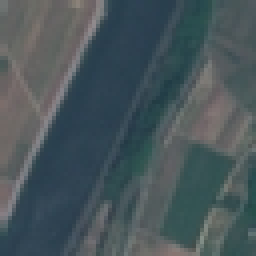
#> input picture River/images/River_1.jpg, 64 x 64 px (shown 4 times larger); its folder holds 4 pictures in this run
$ python visualize.py
#> lines starting #> are read from the running program, lines starting #| are printed output that depends on the picture
### River/load_river.py
import numpy as np
import glob
from PIL import Image
from matplotlib import pyplot as plt


def load(n_images):

#> called with n_images = 1
    images = np.zeros((10, 64, 64, 3), dtype=np.int64)
    for i, image in enumerate(glob.glob('./River/images/*')):
        im_frame = Image.open(image)
#> im_frame is the input picture: PIL image 64x64 RGB; mean R, G, B 72.7, 85.9, 90.6
        x = np.array(im_frame)

        images[i, :, :, :] = x

    return images[:n_images, :, :, :]

### modules/Embedding.py
import warnings

import numpy as np
from sklearn.neighbors import kneighbors_graph
from scipy.linalg import eigh
import networkx as nx

from modules.heat_kernel import rbf


class Spectral_Embedding():

    def __init__(self, n_dimensions, neighbors, rbf_on=False, t=10):
        self.k = None
        self.adj_matrix = None
        self.eigen_values = None
        self.eigen_vectors = None
        self.n_zero_values = 1
        self.n_dimensions = n_dimensions
        self.t = t
        self.neighbors = neighbors
        self.rbf_on = rbf_on

    def transform(self, data):
        # graph
        adj_matrix_obj = kneighbors_graph(data, n_neighbors=self.neighbors,
                                        metric='euclidean',
                                        mode='connectivity',
                                        include_self=True)
        # graph to numpy
        self.adj_matrix = adj_matrix_obj.toarray()
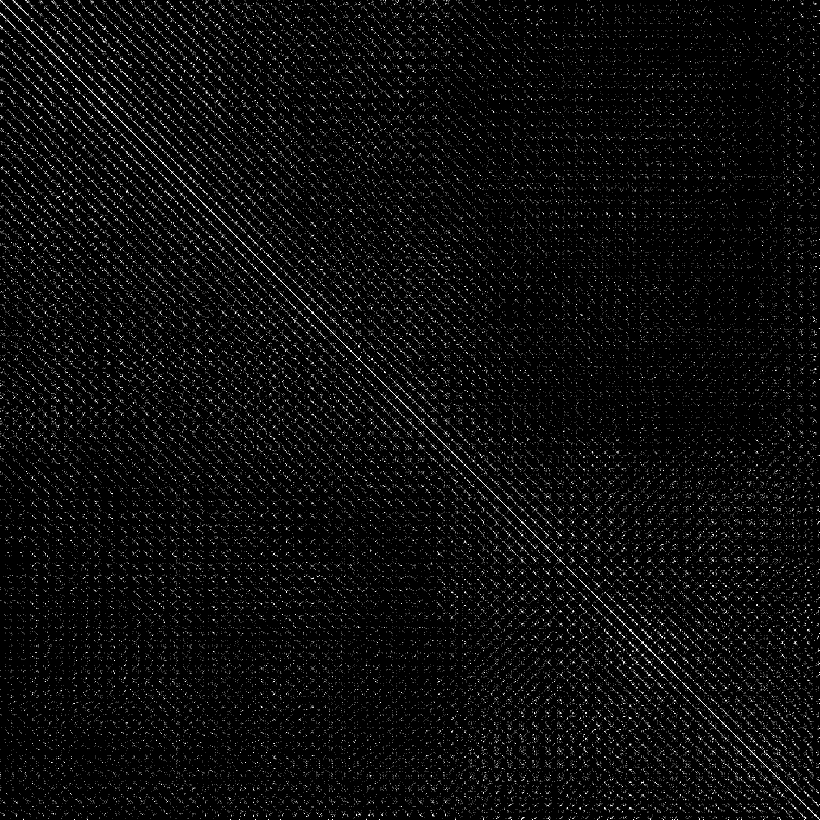
#> self.adj_matrix: shape (4096, 4096) float64 (shown at 1/5 size); values 0 (black) and 1 (white), 0.98% white in thin lines or dots

        if self.rbf_on:
            self.adj_matrix *= rbf(data, data, self.t)

        # check for symmetry
        is_symmetric = np.allclose(self.adj_matrix, self.adj_matrix.T,
                                   rtol=1e-05, atol=1e-08)

        if not is_symmetric:
            self.adj_matrix = (self.adj_matrix + self.adj_matrix.T) / 2

        # check for fully connected graph
        G = nx.from_numpy_array(self.adj_matrix)
        self.n_zero_values = nx.number_connected_components(G)

        print()
        print(f"Connected Components of Graph: {self.n_zero_values}")

        if self.n_zero_values != 1:
            warnings.warn("Graph is not fully connected !")

        # compute degree matrix
        D = self.adj_matrix.sum(axis=1)
        D = np.diag(D)

        Laplacian = D - self.adj_matrix

        # if solve the generalized problem -> L = normalized (random walk)
        # if solve simple eigenvalue problem -> L = simple
        # compute eigenvectors and eigenvalues (solution of Lrw)
        self.eigen_values, self.eigen_vectors = eigh(Laplacian, D)

        # keep only the non-zeros
        self.eigen_values = self.eigen_values[self.n_zero_values:]
        self.eigen_vectors = self.eigen_vectors[:, self.n_zero_values:]

        if self.n_dimensions > self.eigen_vectors.shape[1]:
            raise ValueError(f"Number of dimensions cannot be greater than {self.eigen_vectors.shape[1]} !")

        # keep only the specified dimensions
        self.eigen_vectors = self.eigen_vectors[:, :self.n_dimensions]

        return self.eigen_values, self.eigen_vectors


### River/visualize.py
import numpy as np
from matplotlib import pyplot as plt
from sklearn.manifold import TSNE
from sklearn.preprocessing import MinMaxScaler, StandardScaler

import sys

sys.path.append('./')
from load_river import load
from modules.Embedding import Spectral_Embedding


def plot():
    x = load(1)

    x = x.reshape((-1, 3))

    scaler = MinMaxScaler()
    x = scaler.fit_transform(x)

    # spectral embedding
    sp_emb = Spectral_Embedding(n_dimensions=2, neighbors=40, rbf_on=True, t=20)
    values, vectors = sp_emb.transform(x)

    vectors = scaler.fit_transform(vectors)

    # t-SNE embedding
    tsne = TSNE(n_components=2, learning_rate='auto', init='random',
                perplexity=30, random_state=42)

    x_tsne = tsne.fit_transform(x)

    x_tsne = scaler.fit_transform(x_tsne)

    fig, axs = plt.subplots(1, 2)

    scatter1 = axs[0].scatter(vectors[:, 0], vectors[:, 1])
    scatter2 = axs[1].scatter(x_tsne[:, 0], x_tsne[:, 1])

    axs[0].set_yticks([])
    axs[0].set_xticks([])

    axs[1].set_yticks([])
    axs[1].set_xticks([])

    axs[0].set_title("Spectrtal Embedding 2D")
    axs[1].set_title("t-SNE 2D")

    plt.show()


if __name__ == "__main__":

   plot()
#> (the call stopped at in transform, `self.adj_matrix *= rbf(data, data, self.t)`: modules is not available in this run)
